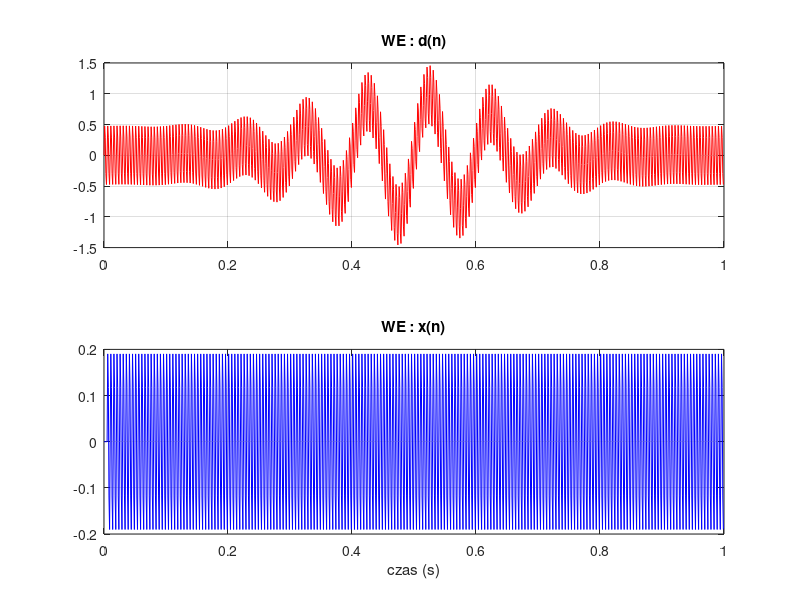
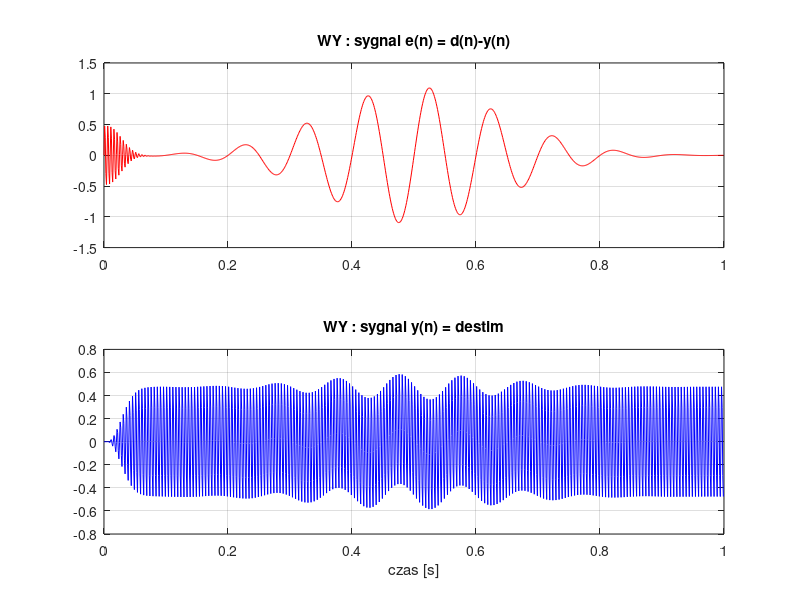
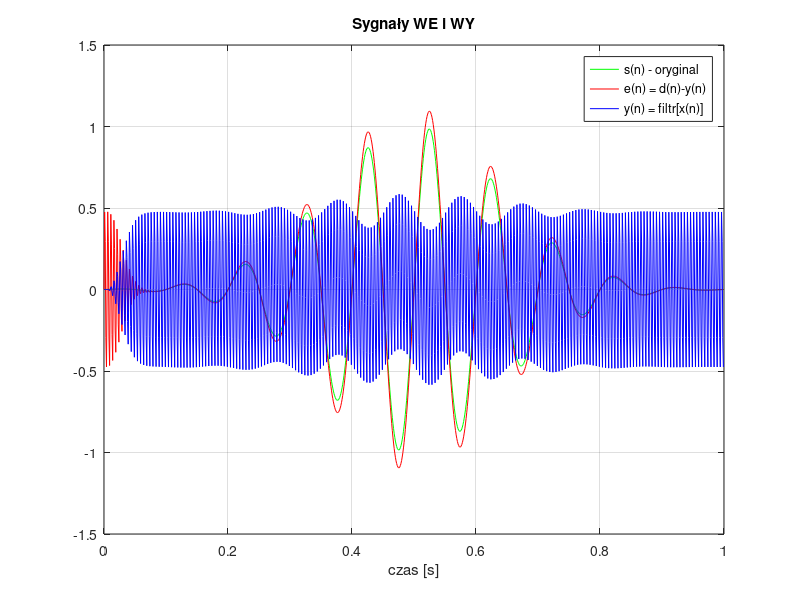

Source code (MATLAB) for these figures, in order:
% cps_12_adapt_simple.m - proste demo filtracji adaptacyjnej LMS
clear all; close all;

% Parametry sygnalow
fpr = 1000;                     % czestotliwosc probkowania
Nx = fpr;                       % liczba probek, 1 sekunda
dt = 1/fpr; t = 0:dt:(Nx-1)*dt; % czas
f = 0:fpr/1000:fpr/2;           % czestotliwosc

if(1) % Scenariusz #1 - adaptacyjne usuwanie interferencji
   M = 50;                                   % liczba wag filtra
   mi = 0.1;                                 % szybkosc adaptacji ( 0<mi<1)
   s = sin(2*pi*10*t).*exp(-25*(t-0.5).^2);  % sygnal: sinus*gaussoida, EKG lub mowa
   z = sin(2*pi*200*t);                      % zaklocenie: harmoniczne, "warkot"
   d = s + 0.5*z;                            % sygnal + przeskalowane zaklocenie
   x = 0.2*[zeros(1,5) z(1:end-5)];          % opozniona i stlumiona kopia zaklocenia
else  % Scenariusz #2 - adaptacyjne odszumianie/uzdatnianie sygnalu 
   M = 10;                                   % liczba wag filtra
   mi = 0.0025;                              % szybkosc adaptacji ( 0<mi<1)
   s = sin(2*pi*200*t);                      % sygnał: sinus, EKG lub mowa
   z = 0.3*randn(1,Nx);                      % zaklocenie szumowe
   d = s + z;                                % zaklocony sygnal
   x = [ 0, d(1:end-1)];                     % opozniona kopia zakloconego sygnalu
end   
        figure;
        subplot(211); plot(t,d,'r'); grid; title('WE : d(n)');
        subplot(212); plot(t,x,'b'); grid; title('WE : x(n)'); xlabel('czas (s)'); pause

% Filtracja adaptacyjna
bx = zeros(M,1);         % inicjalizacja bufora na probki sygnalu wejsciowego x(n)
h  = zeros(M,1);         % inicjalizacja wag filtra
y  = zeros(1,Nx);        % wyjscie puste, jeszcze nic nie zawiera 
e  = zeros(1,Nx);        % wyjscie puste, jeszcze nic nie zawiera
for n = 1 : length(x)              % Petla glowna
  % n                              % indeks petli
    bx = [ x(n); bx(1:M-1) ];      % wstawienie nowej probki x(n) do bufora
    y(n) = h' * bx;                % filtracja x(n), czyli estymacja d(n)
    e(n) = d(n) - y(n);            % blad estymacji
    h = h + ( 2*mi * e(n) * bx );  % LMS  - adaptacja wag filtra
    
        if(0) % Obserwacja wag filtra oraz jego odpowiedzi czestotliwosciowej
            subplot(211); stem(h); xlabel('n'); title('h(n)'); grid;
            subplot(212); plot(f,abs(freqz(h,1,f,fpr))); xlabel('f (Hz)');
            title('|H(f)|'); grid; pause(0.1)
        end   
end
  
% Rysunki - sygnaly wyjsciowe z filtra adaptacyjnego

        figure;
        subplot(211); plot(t,e,'r'); grid; title('WY : sygnal e(n) = d(n)-y(n)');
        subplot(212); plot(t,y,'b'); grid; title('WY : sygnal y(n) = destim');
        xlabel('czas [s]'); pause

        figure; subplot(111); plot(t,s,'g',t,e,'r',t,y,'b');
        grid; xlabel('czas [s]'); title('Sygnały WE i WY');
        legend('s(n) - oryginal','e(n) = d(n)-y(n)','y(n) = filtr[x(n)]'); pause
